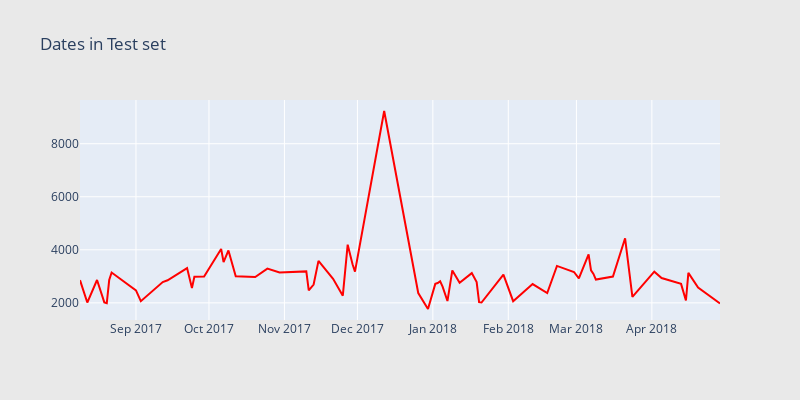

The notebook cell this image was saved under:
### Markdown cell above
Inferences:
* We have data from 1 Aug, 2016 to 31 July, 2017 in our training dataset
* In Nov 2016, though there is an increase in the count of visitors, there is no increase in non-zero revenue counts during that time period (relative to the mean).

### Code cell
#test_df['date'] = test_df['date'].apply(lambda x: datetime.date(int(str(x)[:4]), int(str(x)[4:6]), int(str(x)[6:])))
cnt_srs = test_df.groupby('date')['fullVisitorId'].size()


trace = scatter_plot(cnt_srs, 'red')

layout = go.Layout(
    height=400,
    width=800,
    paper_bgcolor='rgb(233,233,233)',
    title='Dates in Test set'
)

data = [trace]
fig = go.Figure(data=data, layout=layout)
fig.show()

### Figure 1 — Plotly figure (JSON) as saved in the notebook; plotly's stock layout.template omitted (floating-point values rounded to 4 significant figures)
{"data": [{"marker": {"color": "red"}, "showlegend": false, "type": "scatter", "x": ["2018-04-29", "2018-04-20", "2018-04-16", "2018-04-15", "2018-04-13", "2018-04-05", "2018-04-02", "2018-03-24", "2018-03-21", "2018-03-16", "2018-03-09", "2018-03-08", "2018-03-07", "2018-03-06", "2018-03-02", "2018-02-28", "2018-02-21", "2018-02-17", "2018-02-11", "2018-02-04", "2018-02-03", "2018-01-30", "2018-01-21", "2018-01-20", "2018-01-19", "2018-01-17", "2018-01-12", "2018-01-09", "2018-01-07", "2018-01-05", "2018-01-04", "2018-01-03", "2018-01-02", "2017-12-30", "2017-12-26", "2017-12-12", "2017-11-30", "2017-11-29", "2017-11-27", "2017-11-25", "2017-11-21", "2017-11-15", "2017-11-13", "2017-11-11", "2017-11-10", "2017-10-30", "2017-10-25", "2017-10-20", "2017-10-16", "2017-10-12", "2017-10-09", "2017-10-07", "2017-10-06", "2017-09-29", "2017-09-25", "2017-09-24", "2017-09-22", "2017-09-14", "2017-09-12", "2017-09-03", "2017-09-01", "2017-08-22", "2017-08-21", "2017-08-20", "2017-08-19", "2017-08-16", "2017-08-12", "2017-08-09"], "y": [1977, 2581, 3129, 2089, 2716, 2936, 3176, 2228, 4434, 2993, 2877, 3092, 3227, 3824, 2922, 3163, 3392, 2371, 2708, 2171, 2063, 3062, 2012, 2024, 2784, 3120, 2756, 3223, 2068, 2613, 2812, 2747, 2715, 1768, 2370, 9234, 3178, 3452, 4194, 2269, 2905, 3581, 2689, 2471, 3186, 3144, 3290, 2976, 2989, 3002, 3976, 3539, 4033, 2989, 2987, 2556, 3313, 2850, 2784, 2064, 2471, 3143, 2860, 1985, 2018, 2862, 2012, 2855]}], "layout": {"height": 400, "paper_bgcolor": "rgb(233,233,233)", "title": {"text": "Dates in Test set"}, "width": 800}}
